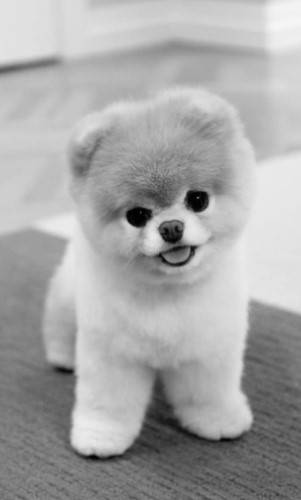
#> input picture learningSpoon/numpy와 pandas/Numpy 코드 및 실습자료/gray.jpg, 301 x 500 px
$ python '08_연습문제_1.py'
#> lines starting #> are read from the running program, lines starting #| are printed output that depends on the picture
from matplotlib import image
import matplotlib.pyplot as plt
import numpy as np

path = "gray.jpg"
img = image.imread( path )
#> img is the input picture: shape (500, 301, 3); min 0, max 246, mean 166.7
img = img[:,:,0].copy()
#> img: shape (500, 301)

# img = img + 50
img = np.where(img >= 205, 255, img + 50)
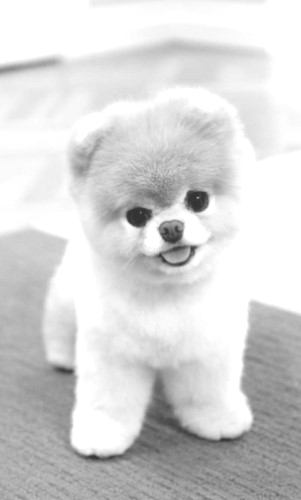
#> img: shape (500, 301); min 50, max 255, mean 213.5

plt.imshow(img, cmap='gray')
plt.show()
